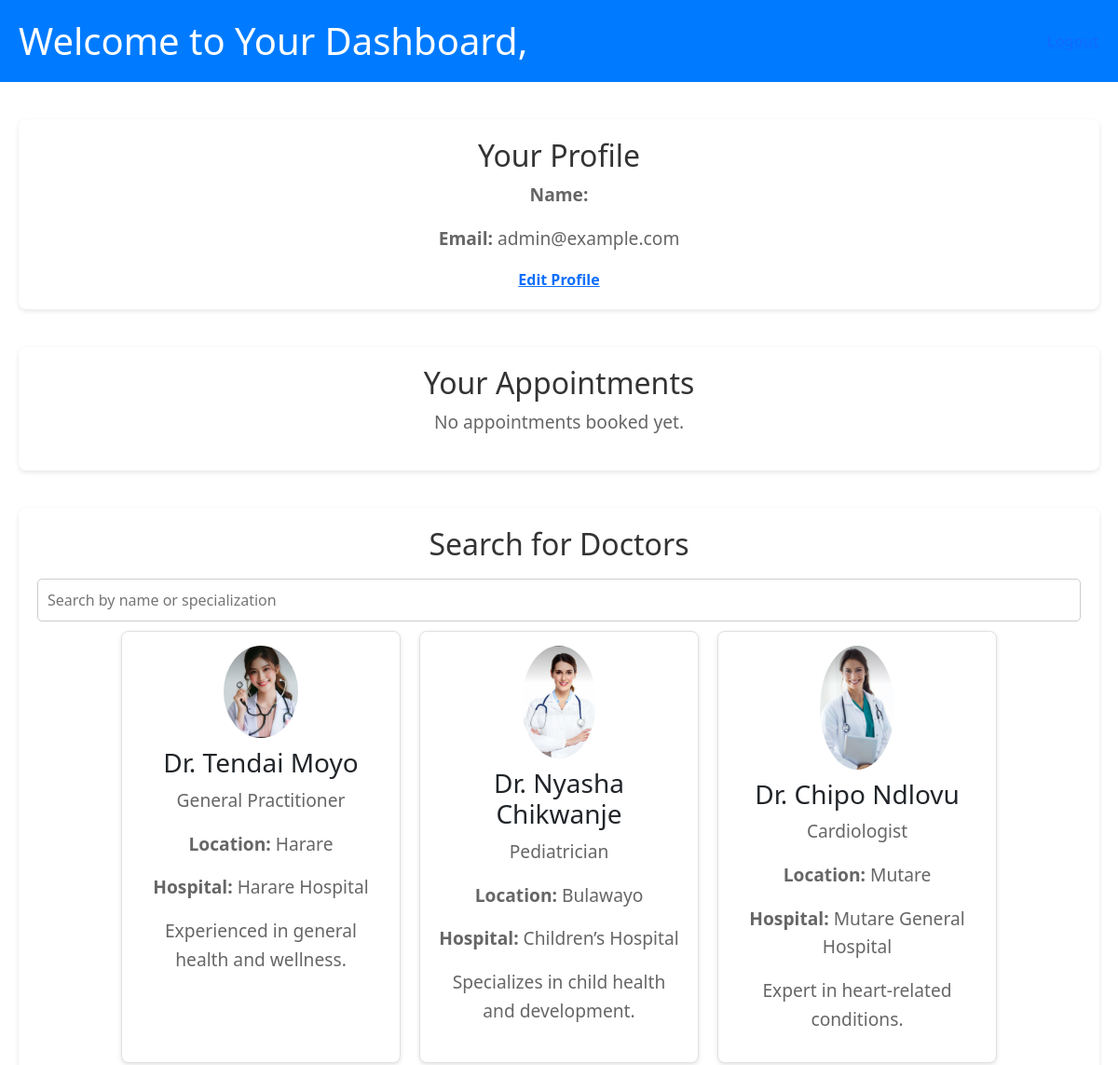
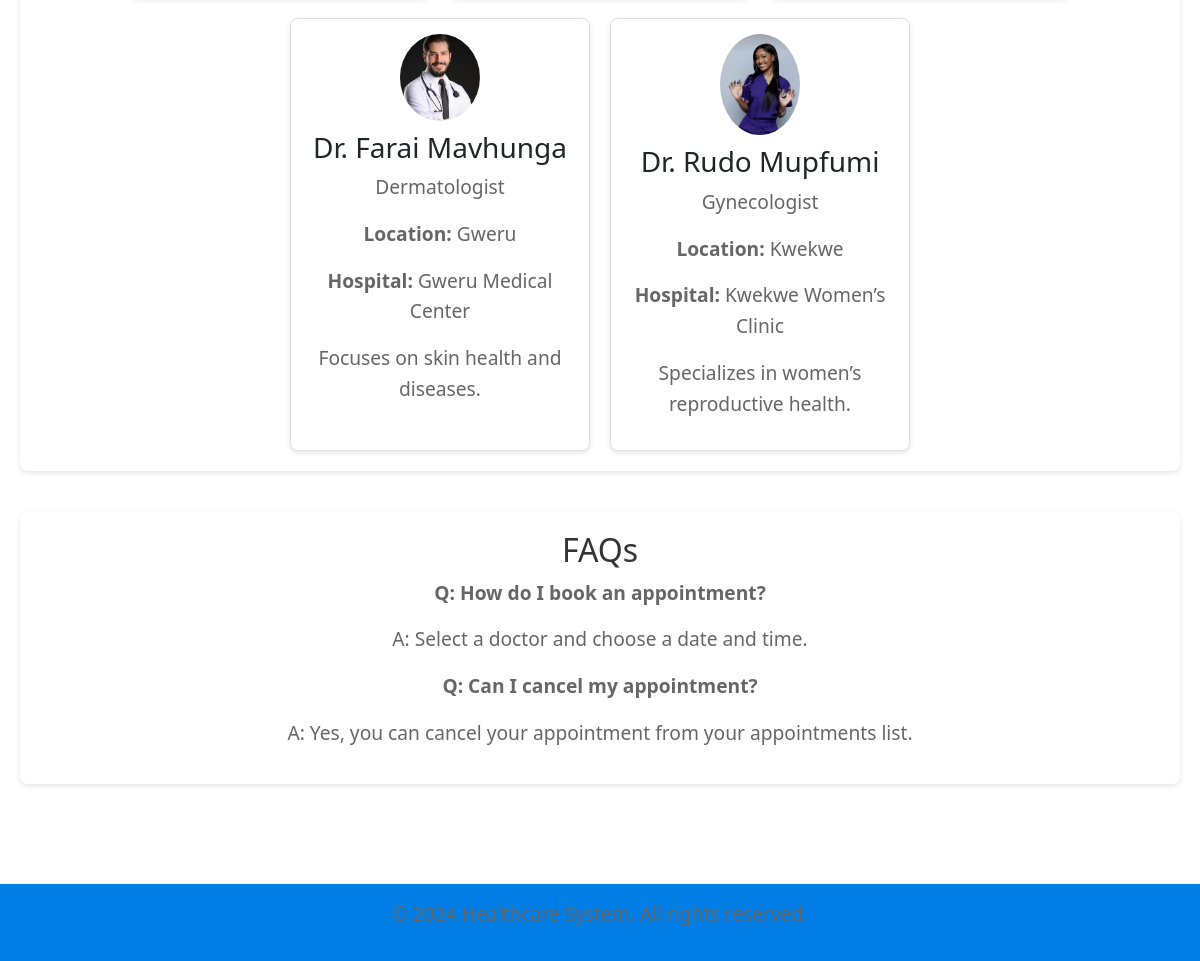
The app's page /dashboard.php (signed in) with its own data (2 pictures, top to bottom).
### tables this page shows
CREATE TABLE `users` (
  `user_id` int(11) NOT NULL,
  `username` varchar(50) NOT NULL,
  `password` varchar(255) NOT NULL,
  `email` varchar(100) NOT NULL,
  `created_at` timestamp NOT NULL DEFAULT current_timestamp(),
  `name` varchar(50) NOT NULL,
  `is_admin` tinyint(1) DEFAULT 0,
  `role` varchar(20) NOT NULL DEFAULT 'client',
  `status` enum('active','inactive') DEFAULT 'active'
);

CREATE TABLE `doctors` (
  `id` int(11) NOT NULL,
  `name` varchar(100) NOT NULL,
  `email` varchar(100) NOT NULL,
  `password` varchar(255) NOT NULL,
  `specialization` varchar(100) DEFAULT NULL,
  `location` varchar(100) DEFAULT NULL,
  `hospital` varchar(100) DEFAULT NULL,
  `description` text DEFAULT NULL,
  `picture` varchar(255) DEFAULT NULL,
  `created_at` timestamp NOT NULL DEFAULT current_timestamp(),
  `role` varchar(20) NOT NULL DEFAULT 'doctor'
);

### dashboard.php (the view, shortened to what this page needs)
<?php
include 'db.php';
$user_id = $_SESSION['user_id'];
$stmt = $conn->prepare("SELECT name, email, is_admin FROM users WHERE user_id = ?");
$stmt->bind_param("i", $user_id);
$stmt->execute();
$stmt->bind_result($user_name, $user_email, $is_admin);
$doctors = [];
$stmt = $conn->prepare("SELECT id, name, specialization, location, hospital, description, picture FROM doctors");
$stmt->execute();
$stmt->bind_result($doctor_id, $doctor_name, $specialization, $location, $hospital, $description, $picture);
while ($stmt->fetch()) {
    $doctors[] = [
        'id' => $doctor_id,
        'name' => $doctor_name,
        'specialization' => $specialization,
        'location' => $location,
        'hospital' => $hospital,
        'description' => $description,
        'picture' => $picture
    ];
}
$appointments = [];
?>
<!DOCTYPE html>
<html lang="en">
<head>
    <link rel="stylesheet" href="style.css">
    <link href="https://cdn.jsdelivr.net/npm/bootstrap@5.1.3/dist/css/bootstrap.min.css" rel="stylesheet">
</head>
<body>
    <header>
        <h1>Welcome to Your Dashboard, <?= htmlspecialchars($user_name) ?></h1>
        <a href="logout.php">Logout</a>
    </header>
    <main>
        <section>
            <h2>Your Profile</h2>
            <p><strong>Name:</strong> <?= htmlspecialchars($user_name) ?></p>
            <p><strong>Email:</strong> <?= htmlspecialchars($user_email) ?></p>
            <a href="edit_profile.php">Edit Profile</a>
        </section>
        <section>
            <h2>Your Appointments</h2>
            <div id="appointments">
                <?php if (count($appointments) > 0): ?>
                    <ul>
                        <?php foreach ($appointments as $appointment): ?>
                            <li>
                                <strong>Doctor:</strong> <?= htmlspecialchars($appointment['doctor_name']) ?> <br>
                                <strong>Specialization:</strong> <?= htmlspecialchars($appointment['specialization']) ?> <br>
                                <strong>Date & Time:</strong> <?= htmlspecialchars($appointment['date']) ?>
                                <div class="appointment-actions">
                                    <?php if ($appointment['status'] === 'confirmed'): ?>
                                        <button onclick="startVideoChat(<?= $appointment['id'] ?>, '<?= $appointment['doctor_name'] ?>')" class="video-chat-btn">Start Video Consultation</button>
                                    <?php endif; ?>
                                    <a href="cancel_appointment.php?id=<?= $appointment['id'] ?>" class="btn-cancel">Cancel</a>
                                    <a href="rate_doctor.php?id=<?= $appointment['id'] ?>" class="btn-rate">Rate Doctor</a>
                                </div>
                            </li>
                        <?php endforeach; ?>
                    </ul>
                <?php else: ?>
                    <p>No appointments booked yet.</p>
                <?php endif; ?>
            </div>
        </section>
        <section>
            <h2>Search for Doctors</h2>
            <input type="text" id="search" placeholder="Search by name or specialization" onkeyup="searchDoctors()">
            <div class="doctor-list" id="doctor-list">
                <?php foreach ($doctors as $doctor): ?>
                    <div class="doctor-card" onclick="window.location.href='doctor_profile.php?id=<?= $doctor['id'] ?>'">
                        <img src="<?= htmlspecialchars($doctor['picture']) ?>" alt="<?= htmlspecialchars($doctor['name']) ?>" class="doctor-image">
                        <h3><?= htmlspecialchars($doctor['name']) ?></h3>
                        <p><?= htmlspecialchars($doctor['specialization']) ?></p>
                        <p><strong>Location:</strong> <?= htmlspecialchars($doctor['location']) ?></p>
                        <p><strong>Hospital:</strong> <?= htmlspecialchars($doctor['hospital']) ?></p>
                        <p><?= htmlspecialchars($doctor['description']) ?></p>
                    </div>
                <?php endforeach; ?>
            </div>
        </section>
        <section>
            <h2>FAQs</h2>
            <p><strong>Q: How do I book an appointment?</strong></p>
            <p>A: Select a doctor and choose a date and time.</p>
            <p><strong>Q: Can I cancel my appointment?</strong></p>
            <p>A: Yes, you can cancel your appointment from your appointments list.</p>
        </section>
    </main>
    <footer>
        <p>&copy; 2024 Healthcare System. All rights reserved.</p>
    </footer>
</body>
</html>

### style.css (style rules this page uses)
body { font-family: 'Arial', sans-serif; background-color: #f7f9fc; margin: 0; padding: 0; }
header { background-color: #007bff; padding: 20px; display: flex; justify-content: space-between; align-items: center; }
header h1 { color: white; margin: 0; }
main { padding: 40px 20px; text-align: center; }
section { margin-bottom: 40px; background: white; padding: 20px; border-radius: 8px; box-shadow: 0 2px 5px rgba(0, 0, 0, 0.1); }
h2 { color: #333; font-size: 1.8em; margin-bottom: 20px; }
p { color: #666; font-size: 1.2em; line-height: 1.6; }
a { color: #007ee5; text-decoration: none; font-weight: bold; }
.doctor-list { display: flex; flex-wrap: wrap; justify-content: center; gap: 20px; }
.doctor-card { background: white; border: 1px solid #e0e0e0; border-radius: 8px; padding: 15px; width: 300px; box-shadow: 0 2px 5px rgba(0, 0, 0, 0.1); transition: transform 0.2s; cursor: pointer; }
.doctor-image { width: 80px; height: auto; border-radius: 50%; margin-bottom: 10px; }
input[type="text"] { width: 100%; padding: 10px; border: 1px solid #ccc; border-radius: 5px; margin-top: 10px; font-size: 1em; }
footer { text-align: center; padding: 15px; background-color: #007ee5; color: white; position: relative; bottom: 0; width: 100%; margin-top: 20px; }
h2 { margin-bottom: 20px; }
input[type="text"], input[type="email"], input[type="password"] { width: 100%; padding: 10px; margin-bottom: 10px; border: 1px solid #ccc; border-radius: 5px; font-size: 16px; }

### records on screen
users: email "admin@example.com"
doctors: picture (picture), name "Dr. Tendai Moyo", specialization "General Practitioner", location "Harare", hospital "Harare Hospital", description "Experienced in general health and wellness."
doctors: picture (picture), name "Dr. Nyasha Chikwanje", specialization "Pediatrician", location "Bulawayo", hospital "Children’s Hospital", description "Specializes in child health and development."
doctors: picture (picture), name "Dr. Chipo Ndlovu", specialization "Cardiologist", location "Mutare", hospital "Mutare General Hospital", description "Expert in heart-related conditions."
doctors: picture (picture), name "Dr. Farai Mavhunga", specialization "Dermatologist", location "Gweru", hospital "Gweru Medical Center", description "Focuses on skin health and diseases."
doctors: picture (picture), name "Dr. Rudo Mupfumi", specialization "Gynecologist", location "Kwekwe", hospital "Kwekwe Women’s Clinic", description "Specializes in women’s reproductive health."
